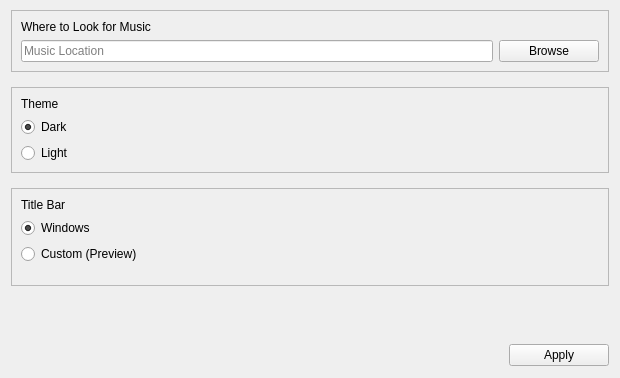
         <widget class="QWidget" name="settings_page">
          <property name="styleSheet">
           <string notr="true"/>
          </property>
          <layout class="QGridLayout" name="gridLayout_9">
           <property name="topMargin">
            <number>10</number>
           </property>
           <property name="bottomMargin">
            <number>9</number>
           </property>
           <property name="verticalSpacing">
            <number>15</number>
           </property>
           <item row="8" column="1">
            <widget class="QPushButton" name="apply">
             <property name="enabled">
              <bool>true</bool>
             </property>
             <property name="minimumSize">
              <size>
               <width>100</width>
               <height>0</height>
              </size>
             </property>
             <property name="styleSheet">
              <string notr="true"/>
             </property>
             <property name="text">
              <string>Apply</string>
             </property>
            </widget>
           </item>
           <item row="3" column="0" rowspan="2" colspan="2">
            <widget class="QFrame" name="frame_6">
             <property name="frameShape">
              <enum>QFrame::StyledPanel</enum>
             </property>
             <property name="frameShadow">
              <enum>QFrame::Raised</enum>
             </property>
             <layout class="QGridLayout" name="gridLayout_10">
              <item row="0" column="0">
               <widget class="QLabel" name="label_2">
                <property name="styleSheet">
                 <string notr="true"/>
                </property>
                <property name="text">
                 <string>Theme</string>
                </property>
               </widget>
              </item>
              <item row="1" column="0">
               <widget class="QRadioButton" name="dark_theme">
                <property name="styleSheet">
                 <string notr="true"/>
                </property>
                <property name="text">
                 <string>Dark</string>
                </property>
                <property name="checked">
                 <bool>true</bool>
                </property>
               </widget>
              </item>
              <item row="2" column="0">
               <widget class="QRadioButton" name="light_theme">
                <property name="styleSheet">
                 <string notr="true"/>
                </property>
                <property name="text">
                 <string>Light</string>
                </property>
               </widget>
              </item>
              <item row="1" column="2" rowspan="2">
               <spacer name="horizontalSpacer_5">
                <property name="orientation">
                 <enum>Qt::Horizontal</enum>
                </property>
                <property name="sizeHint" stdset="0">
                 <size>
                  <width>40</width>
                  <height>20</height>
                 </size>
                </property>
               </spacer>
              </item>
             </layout>
            </widget>
           </item>
           <item row="0" column="0" colspan="2">
            <widget class="QFrame" name="frame_8">
             <property name="frameShape">
              <enum>QFrame::StyledPanel</enum>
             </property>
             <property name="frameShadow">
              <enum>QFrame::Raised</enum>
             </property>
             <layout class="QGridLayout" name="gridLayout_11">
              <item row="1" column="0">
               <widget class="QLineEdit" name="path">
                <property name="layoutDirection">
                 <enum>Qt::LeftToRight</enum>
                </property>
                <property name="styleSheet">
                 <string notr="true"/>
                </property>
                <property name="text">
                 <string/>
                </property>
                <property name="maxLength">
                 <number>1000</number>
                </property>
                <property name="echoMode">
                 <enum>QLineEdit::Normal</enum>
                </property>
                <property name="dragEnabled">
                 <bool>true</bool>
                </property>
                <property name="placeholderText">
                 <string>Music Location</string>
                </property>
                <property name="clearButtonEnabled">
                 <bool>false</bool>
                </property>
               </widget>
              </item>
              <item row="1" column="1">
               <widget class="QPushButton" name="pushButton">
                <property name="minimumSize">
                 <size>
                  <width>100</width>
                  <height>0</height>
                 </size>
                </property>
                <property name="styleSheet">
                 <string notr="true"/>
                </property>
                <property name="text">
                 <string>Browse</string>
                </property>
               </widget>
              </item>
              <item row="0" column="0" colspan="2">
               <widget class="QLabel" name="label">
                <property name="styleSheet">
                 <string notr="true"/>
                </property>
                <property name="text">
                 <string>Where to Look for Music</string>
                </property>
                <property name="alignment">
                 <set>Qt::AlignLeading|Qt::AlignLeft|Qt::AlignVCenter</set>
                </property>
               </widget>
              </item>
             </layout>
            </widget>
           </item>
           <item row="8" column="0">
            <spacer name="horizontalSpacer_2">
             <property name="orientation">
              <enum>Qt::Horizontal</enum>
             </property>
             <property name="sizeHint" stdset="0">
              <size>
               <width>492</width>
               <height>28</height>
              </size>
             </property>
            </spacer>
           </item>
           <item row="7" column="0" colspan="2">
            <spacer name="verticalSpacer_2">
             <property name="orientation">
              <enum>Qt::Vertical</enum>
             </property>
             <property name="sizeType">
              <enum>QSizePolicy::Expanding</enum>
             </property>
             <property name="sizeHint" stdset="0">
              <size>
               <width>20</width>
               <height>40</height>
              </size>
             </property>
            </spacer>
           </item>
           <item row="5" column="0" colspan="2">
            <widget class="QFrame" name="frame_7">
             <property name="frameShape">
              <enum>QFrame::StyledPanel</enum>
             </property>
             <property name="frameShadow">
              <enum>QFrame::Raised</enum>
             </property>
             <layout class="QGridLayout" name="gridLayout_12">
              <item row="2" column="1">
               <widget class="QRadioButton" name="custom">
                <property name="text">
                 <string>Custom (Preview)</string>
                </property>
               </widget>
              </item>
              <item row="0" column="1" colspan="3">
               <widget class="QLabel" name="label_3">
                <property name="text">
                 <string>Title Bar</string>
                </property>
               </widget>
              </item>
              <item row="1" column="1">
               <widget class="QRadioButton" name="windows">
                <property name="text">
                 <string>Windows</string>
                </property>
                <property name="checked">
                 <bool>true</bool>
                </property>
               </widget>
              </item>
              <item row="1" column="3" rowspan="4">
               <spacer name="horizontalSpacer_7">
                <property name="orientation">
                 <enum>Qt::Horizontal</enum>
                </property>
                <property name="sizeHint" stdset="0">
                 <size>
                  <width>40</width>
                  <height>20</height>
                 </size>
                </property>
               </spacer>
              </item>
             </layout>
            </widget>
           </item>
          </layout>
         </widget>
